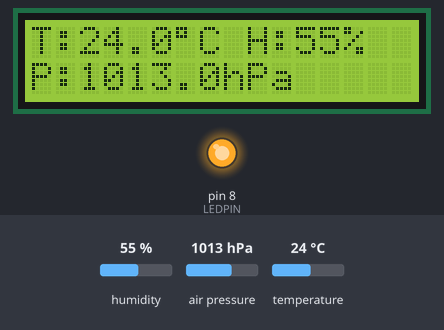
This sketch was run on a simulated Arduino Uno, built with avr-gcc and run on an emulated ATmega328P. On the bench: 16×2 character LCD, output pins drawn as LEDs (lit = HIGH). Inputs (shaded band) come from the test bench; at power-on: temperature 24 °C, air pressure 1013 hPa, humidity 55 %. What the sketch prints to the serial monitor is not drawn.

Above: at 3.2 s.
3.3 s: temperature set to 22 °C
At 9.7 s:
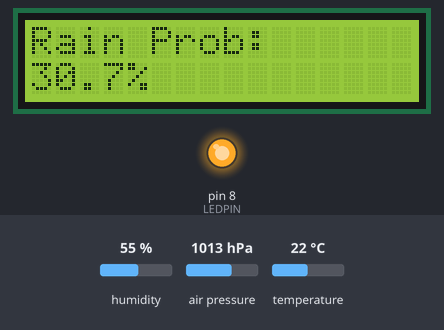
12.3 s: temperature set to 19 °C
At 16.4 s:
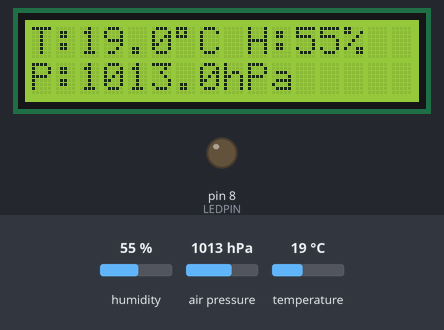
21.8 s: air pressure set to 952 hPa
At 26.2 s:
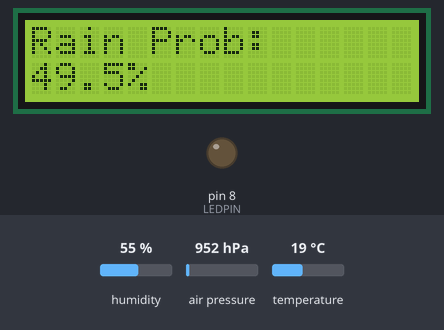
27.1 s: humidity set to 22 %
At 28.3 s:
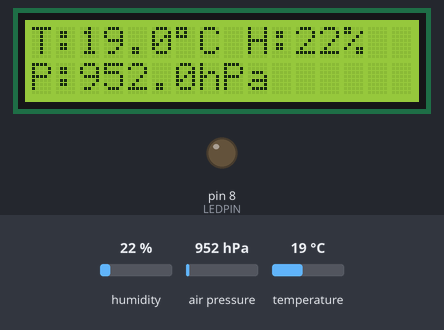
32.2 s: air pressure set to 975 hPa
At 37.0 s:
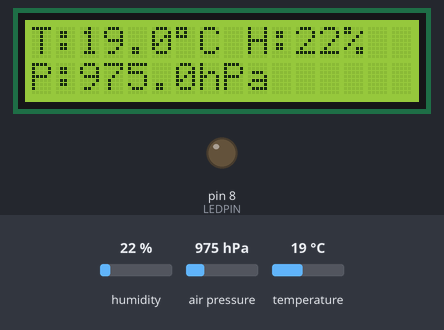
39.9 s: air pressure set to 1000 hPa
At 41.5 s:
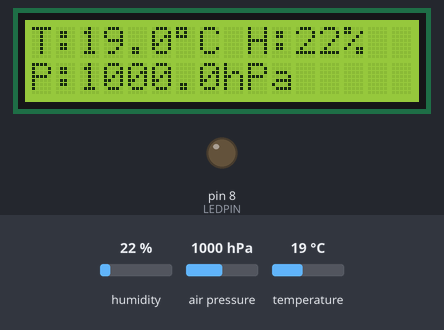
Timing chart, 0 to 43.0 s (numbered marks = the images above; inputs shaded):
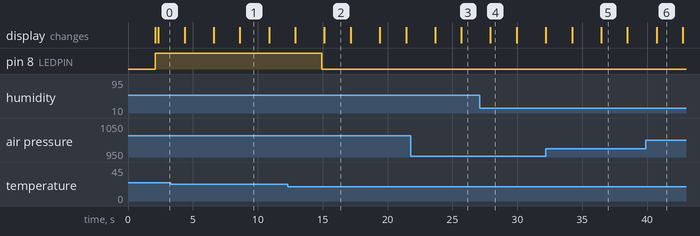

Measured:
- the behaviour switches between 21 and 20 °C on temperature (found by bisection; images 1 and 2)
- after the input at 3.3 s, the display: first differs from a run without the input after 3.3 s (image 1 shows a later state)
- after the input at 12.3 s, pin 8 (LEDPIN): HIGH → LOW after 2.6 s; the display: first differs from a run without the input after 2.8 s (image 2)
- after the input at 21.8 s, the display: first changes after 1.9 s (image 3 shows a later state)
- after the input at 27.1 s, the display: changes after 0.83 s (image 4)
- after the input at 32.2 s, the display: first differs from a run without the input after 4.3 s (image 5)
- after the input at 39.9 s, the display: changes after 0.83 s (image 6)

The sketch:

eee308termproject.ino
```cpp
#include <Wire.h>
#include <DHT.h>
#include <Adafruit_BMP280.h>
#include <LiquidCrystal_I2C.h>

// Pin definitions
#define DHTPIN 7
#define DHTTYPE DHT11
#define LEDPIN 8

// LCD address
LiquidCrystal_I2C lcd(0x27, 16, 2);

// Sensor objects
DHT dht(DHTPIN, DHTTYPE);
Adafruit_BMP280 bmp;

// LED temperature threshold
float temperatureThreshold = 20.0;

// BMP280 detected?
bool bmpAvailable = false;

// ---------------------------------------------------
// Prediction Module
// ---------------------------------------------------
float calculateRainProbability(float T, float RH, float atmPressure) {

  float rainProbability =
      0.55 * RH
    + 0.30 * (1013.0 - atmPressure)
    + 0.15 * (25.0 - T);

  if (rainProbability > 100.0) rainProbability = 100.0;
  if (rainProbability < 0.0) rainProbability = 0.0;

  return rainProbability;
}

// ---------------------------------------------------
// Data Logging and Serial Monitoring Module
// ---------------------------------------------------
void serialMonitoringModule(float temperature,
                            float humidity,
                            float atmPressure,
                            float rainProbability,
                            bool dhtValid,
                            bool bmpValid,
                            bool ledState) {

  Serial.println("------ DATA LOGGING MODULE ------");

  if (dhtValid) {
    Serial.print("Temperature: ");
    Serial.print(temperature);
    Serial.println(" C");

    Serial.print("Humidity: ");
    Serial.print(humidity);
    Serial.println(" %");
  } else {
    Serial.println("DHT11 Status: ERROR");
  }

  if (bmpValid) {
    Serial.print("Atmospheric Pressure: ");
    Serial.print(atmPressure);
    Serial.println(" hPa");
  } else {
    Serial.println("BMP280 Status: ERROR");
  }

  if (dhtValid && bmpValid) {
    Serial.print("Rain Probability: ");
    Serial.print(rainProbability);
    Serial.println(" %");
  } else {
    Serial.println("Rain Probability: NOT CALCULATED");
  }

  Serial.print("LED Alert Status: ");
  if (ledState) {
    Serial.println("ON");
  } else {
    Serial.println("OFF");
  }

  Serial.println("---------------------------------");
  Serial.println();
}

// ---------------------------------------------------
// Serial Plotter Module
// ---------------------------------------------------
void serialPlotterModule(float temperature,
                         float humidity,
                         float atmPressure,
                         float rainProbability,
                         bool dhtValid,
                         bool bmpValid) {

  if (dhtValid && bmpValid) {
    Serial.print("Temp:");
    Serial.print(temperature);
    Serial.print(",");

    Serial.print("Humidity:");
    Serial.print(humidity);
    Serial.print(",");

    Serial.print("Pressure:");
    Serial.print(atmPressure);
    Serial.print(",");

    Serial.print("Rain:");
    Serial.println(rainProbability);
  }
}

void setup() {
  Serial.begin(9600);

  pinMode(LEDPIN, OUTPUT);
  digitalWrite(LEDPIN, LOW);

  dht.begin();
  Wire.begin();

  lcd.init();
  lcd.backlight();

  lcd.setCursor(0, 0);
  lcd.print("System Start");
  lcd.setCursor(0, 1);
  lcd.print("Checking...");

  // ---------------------------------------------------
  // BMP280 ADDRESS DETECTION (EKLENEN KISIM)
  // ---------------------------------------------------
  if (bmp.begin(0x76)) {
    Serial.println("BMP280 found at address 0x76");
    bmpAvailable = true;
  } else if (bmp.begin(0x77)) {
    Serial.println("BMP280 found at address 0x77");
    bmpAvailable = true;
  } else {
    Serial.println("BMP280 NOT FOUND");
    bmpAvailable = false;
  }

  delay(2000);
  lcd.clear();
}

void loop() {

  float humidity = dht.readHumidity();
  float temperature = dht.readTemperature();

  float atmPressure = 0.0;

  bool dhtValid = true;
  bool bmpValid = false;

  if (isnan(humidity) || isnan(temperature)) {
    dhtValid = false;
  }

  if (bmpAvailable) {
    atmPressure = bmp.readPressure() / 100.0;

    if (atmPressure >= 900.0 && atmPressure <= 1100.0) {
      bmpValid = true;
    } else {
      bmpValid = false;
    }
  }

  if (dhtValid && temperature > temperatureThreshold) {
    digitalWrite(LEDPIN, HIGH);
  } else {
    digitalWrite(LEDPIN, LOW);
  }

  bool ledState = digitalRead(LEDPIN);

  float rainProbability = 0.0;

  if (dhtValid && bmpValid) {
    rainProbability = calculateRainProbability(
      temperature,
      humidity,
      atmPressure
    );
  }

  serialMonitoringModule(
    temperature,
    humidity,
    atmPressure,
    rainProbability,
    dhtValid,
    bmpValid,
    ledState
  );

  serialPlotterModule(
    temperature,
    humidity,
    atmPressure,
    rainProbability,
    dhtValid,
    bmpValid
  );

  lcd.clear();

  if (dhtValid) {
    lcd.setCursor(0, 0);
    lcd.print("T:");
    lcd.print(temperature, 1);
    lcd.print((char)223);
    lcd.print("C");

    lcd.setCursor(9, 0);
    lcd.print("H:");
    lcd.print(humidity, 0);
    lcd.print("%");
  } else {
    lcd.setCursor(0, 0);
    lcd.print("DHT11 Error");
  }

  if (bmpValid) {
    lcd.setCursor(0, 1);
    lcd.print("P:");
    lcd.print(atmPressure, 1);
    lcd.print("hPa");
  } else {
    lcd.setCursor(0, 1);
    lcd.print("BMP280 Error");
  }

  delay(2000);

  lcd.clear();

  lcd.setCursor(0, 0);
  lcd.print("Rain Prob:");

  lcd.setCursor(0, 1);

  if (dhtValid && bmpValid) {
    lcd.print(rainProbability, 1);
    lcd.print("%");
  } else {
    lcd.print("Sensor Error");
  }

  delay(2000);
}
```
